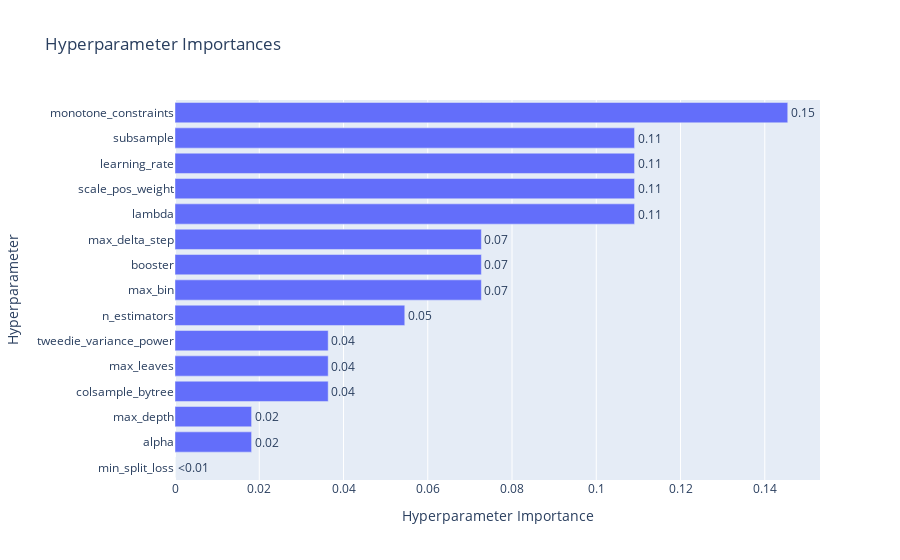

Here is the notebook cell this chart was saved with:
### Markdown cell above
# **[viz](https://optuna.readthedocs.io/en/stable/reference/visualization/generated/optuna.visualization.plot_contour.html)**

### Code cell
ov.plot_param_importances(study)

### Figure 1 — Plotly figure (JSON) as saved in the notebook; plotly's stock layout.template omitted (floating-point values rounded to 4 significant figures)
{"data": [{"cliponaxis": false, "hovertemplate": ["min_split_loss (FloatDistribution): 5.603991673675234e-20<extra></extra>", "alpha (FloatDistribution): 0.018181818181804046<extra></extra>", "max_depth (IntDistribution): 0.0181818181819072<extra></extra>", "colsample_bytree (FloatDistribution): 0.0363636363638144<extra></extra>", "max_leaves (IntDistribution): 0.03636363636690127<extra></extra>", "tweedie_variance_power (FloatDistribution): 0.036363644993947904<extra></extra>", "n_estimators (IntDistribution): 0.054545454545721614<extra></extra>", "max_bin (IntDistribution): 0.0727272727276282<extra></extra>", "booster (CategoricalDistribution): 0.0727272727276288<extra></extra>", "max_delta_step (FloatDistribution): 0.07272727272796572<extra></extra>", "lambda (FloatDistribution): 0.10909090050179823<extra></extra>", "scale_pos_weight (FloatDistribution): 0.10909090905061748<extra></extra>", "learning_rate (FloatDistribution): 0.10909090908400838<extra></extra>", "subsample (FloatDistribution): 0.10909090909144319<extra></extra>", "monotone_constraints (CategoricalDistribution): 0.1454545454548134<extra></extra>"], "name": "Objective Value", "orientation": "h", "text": ["<0.01", "0.02", "0.02", "0.04", "0.04", "0.04", "0.05", "0.07", "0.07", "0.07", "0.11", "0.11", "0.11", "0.11", "0.15"], "textposition": "outside", "type": "bar", "x": [5.604e-20, 0.01818, 0.01818, 0.03636, 0.03636, 0.03636, 0.05455, 0.07273, 0.07273, 0.07273, 0.1091, 0.1091, 0.1091, 0.1091, 0.1455], "y": ["min_split_loss", "alpha", "max_depth", "colsample_bytree", "max_leaves", "tweedie_variance_power", "n_estimators", "max_bin", "booster", "max_delta_step", "lambda", "scale_pos_weight", "learning_rate", "subsample", "monotone_constraints"]}], "layout": {"title": {"text": "Hyperparameter Importances"}, "xaxis": {"title": {"text": "Hyperparameter Importance"}}, "yaxis": {"title": {"text": "Hyperparameter"}}}}
